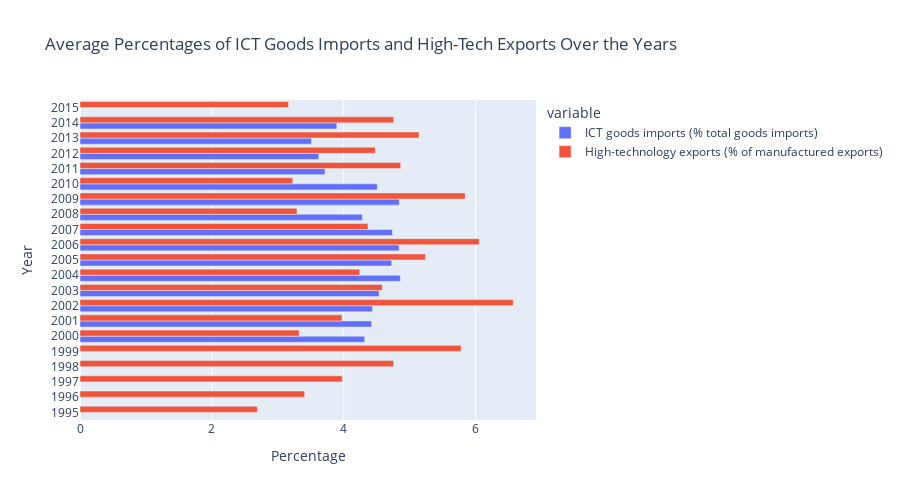

Notebook code for this chart:
### Markdown cell above
**Average percentages of ICT goods imports and high-tech exports over the years.**

### Code cell
# Clean the data: Filter rows for the desired metrics
selected_metrics = ['ICT goods imports (% total goods imports)', 'High-technology exports (% of manufactured exports)']
filtered_data = data[data['Series Name'].isin(selected_metrics)]

# Reshape the data using melt
melted_data = pd.melt(filtered_data, id_vars=['Country Name', 'Country Code', 'Series Name', 'Series Code'], var_name='Year', value_name='Value')

# Remove rows with missing values
melted_data = melted_data.dropna()

# Convert 'Value' column to numeric
melted_data['Value'] = pd.to_numeric(melted_data['Value'], errors='coerce')

# Group by year, calculate the average percentages, and pivot for plotting
grouped_data = melted_data.groupby(['Year', 'Series Name'])['Value'].mean().reset_index()
pivot_data = grouped_data.pivot(index='Year', columns='Series Name', values='Value').reset_index()

# Create a grouped bar chart using Plotly
fig = px.bar(pivot_data, y='Year', x=['ICT goods imports (% total goods imports)', 'High-technology exports (% of manufactured exports)'],
             title='Average Percentages of ICT Goods Imports and High-Tech Exports Over the Years',
             labels={'value': 'Percentage'},
             height=500)
fig.update_yaxes(title='Year')
fig.update_xaxes(title='Percentage')
fig.update_layout(barmode='group')
fig.show()

### Figure 1 — Plotly figure (JSON) as saved in the notebook; plotly's stock layout.template omitted (floating-point values rounded to 4 significant figures)
{"data": [{"alignmentgroup": "True", "hovertemplate": "variable=ICT goods imports (% total goods imports)<br>Percentage=%{x}<br>Year=%{y}<extra></extra>", "legendgroup": "ICT goods imports (% total goods imports)", "marker": {"color": "#636efa", "pattern": {"shape": ""}}, "name": "ICT goods imports (% total goods imports)", "offsetgroup": "ICT goods imports (% total goods imports)", "orientation": "h", "showlegend": true, "textposition": "auto", "type": "bar", "x": [null, null, null, null, null, 4.318, 4.423, 4.436, 4.537, 4.858, 4.727, 4.84, 4.739, 4.281, 4.842, 4.509, 3.716, 3.622, 3.512, 3.895, null], "xaxis": "x", "y": ["1995", "1996", "1997", "1998", "1999", "2000", "2001", "2002", "2003", "2004", "2005", "2006", "2007", "2008", "2009", "2010", "2011", "2012", "2013", "2014", "2015"], "yaxis": "y"}, {"alignmentgroup": "True", "hovertemplate": "variable=High-technology exports (% of manufactured exports)<br>Percentage=%{x}<br>Year=%{y}<extra></extra>", "legendgroup": "High-technology exports (% of manufactured exports)", "marker": {"color": "#EF553B", "pattern": {"shape": ""}}, "name": "High-technology exports (% of manufactured exports)", "offsetgroup": "High-technology exports (% of manufactured exports)", "orientation": "h", "showlegend": true, "textposition": "auto", "type": "bar", "x": [2.69, 3.407, 3.978, 4.757, 5.779, 3.323, 3.974, 6.57, 4.584, 4.243, 5.238, 6.056, 4.368, 3.291, 5.842, 3.226, 4.864, 4.479, 5.142, 4.758, 3.163], "xaxis": "x", "y": ["1995", "1996", "1997", "1998", "1999", "2000", "2001", "2002", "2003", "2004", "2005", "2006", "2007", "2008", "2009", "2010", "2011", "2012", "2013", "2014", "2015"], "yaxis": "y"}], "layout": {"barmode": "group", "height": 500, "legend": {"title": {"text": "variable"}, "tracegroupgap": 0}, "title": {"text": "Average Percentages of ICT Goods Imports and High-Tech Exports Over the Years"}, "xaxis": {"anchor": "y", "domain": [0, 1], "title": {"text": "Percentage"}}, "yaxis": {"anchor": "x", "domain": [0, 1], "title": {"text": "Year"}}}}
